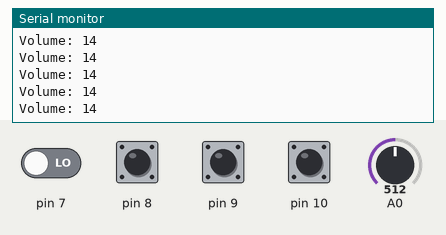
This sketch was run on a simulated Arduino Uno, built with avr-gcc and run on an emulated ATmega328P. On the bench: the last lines printed to the serial monitor. Inputs (shaded band) come from the test bench; at power-on: pin 8–10 HIGH, pin 7 LOW, A0 = 512. The audio player accepts every command and is not drawn.

Above: at 1.7 s.
1.8 s: pin 8 pulled LOW for 0.15 s
At 2.3 s:
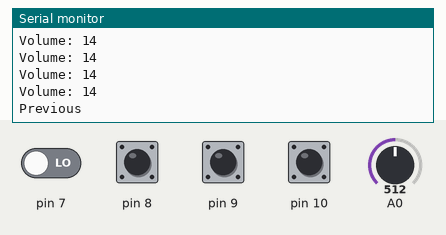
3.4 s: pin 9 pulled LOW for 0.15 s
At 3.9 s:
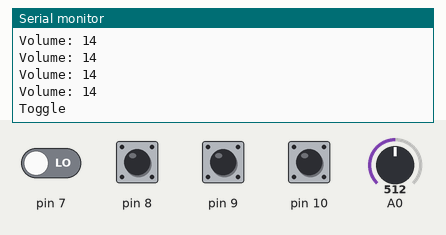
5.0 s: pin 10 pulled LOW for 0.15 s
At 5.5 s:
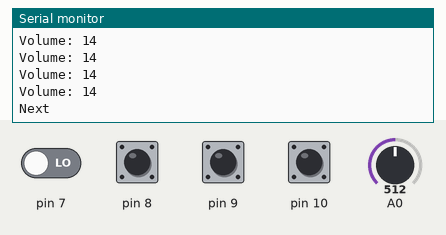
6.6 s: A0 set to 716
At 6.79 s:
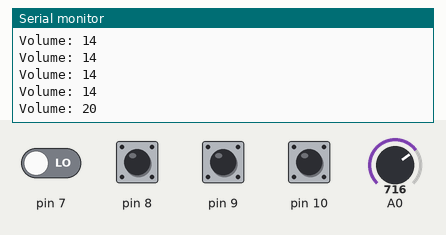
8.1 s: A0 set to 900
At 8.3 s:
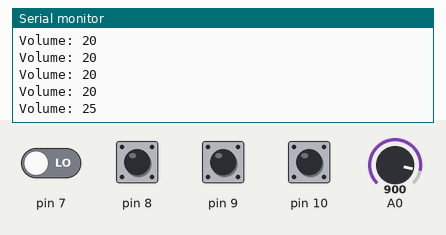
9.6 s: pin 8 pulled LOW for 0.15 s
At 10.1 s:
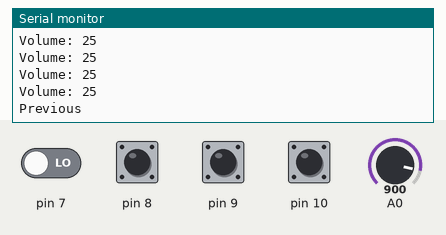
Timing chart, 0 to 12.6 s (numbered marks = the images above; inputs shaded):
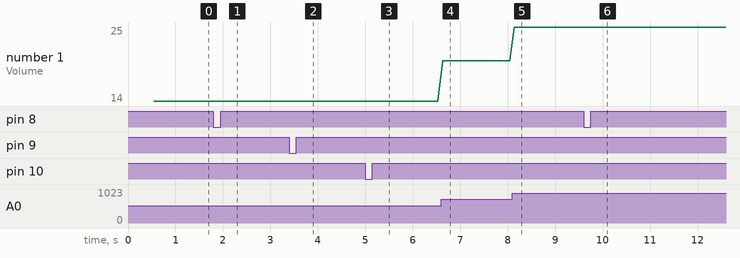

The sketch:

moxicbuild.ino
```cpp
#include "Arduino.h"
#include "SoftwareSerial.h"
#include "DFRobotDFPlayerMini.h"


byte volume = 22; //กำหนดระดับความดัง 0 - 30
byte prev_volume = -1;

SoftwareSerial mySoftwareSerial(3, 2); // TX, RX
DFRobotDFPlayerMini myDFPlayer;

bool isPause = false;
bool initi = true;

void setup()
{
  mySoftwareSerial.begin(9600);
  Serial.begin(115200);
  Serial.println();
  Serial.println(F("DFRobot DFPlayer Mini Demo"));
  Serial.println(F("Initializing DFPlayer ... (May take 3~5 seconds)"));
  if (!myDFPlayer.begin(mySoftwareSerial)) {
    Serial.println(F("Unable to begin:"));
    Serial.println(F("1.Please recheck the connection!"));
    Serial.println(F("2.Please insert the SD card!"));
    while(true);
  }
  Serial.println(F("DFPlayer Mini online."));
  myDFPlayer.setTimeOut(500);
  myDFPlayer.volume(volume);
  myDFPlayer.EQ(DFPLAYER_EQ_NORMAL);

  pinMode(8, INPUT_PULLUP);
  pinMode(9, INPUT_PULLUP);
  pinMode(10, INPUT_PULLUP);


}

void loop()
{
  int busyState = digitalRead(7);
  int sw_prev = digitalRead(8);
  int sw_toggle = digitalRead(9);
  int sw_next = digitalRead(10);
  int potValue = analogRead(A0);
  byte new_volume = potValue/35;

  if (initi) {
    Serial.println(F("Play Young Dumb"));
    myDFPlayer.play(1);
    initi = false;
  }
  if (sw_toggle == 0) {
    Serial.println(F("Toggle"));
    if (isPause) {
      myDFPlayer.start();
      isPause = !isPause;
    }
    else {
      myDFPlayer.pause();
      isPause = !isPause;
    }
    delay(500);
  }

  if (sw_next == 0) {
    Serial.println(F("Next"));
    myDFPlayer.next();
    delay(500);
  }

  if (sw_prev == 0) {
    Serial.println(F("Previous"));
    myDFPlayer.previous();
    delay(500);
  }

  Serial.print(F("Volume: "));
  Serial.println(new_volume);
  delay(100);

  if(new_volume != prev_volume){
    prev_volume = new_volume;
    myDFPlayer.volume(new_volume);
    delay(100);
  }
}
```

Measured:
- after the input at 1.8 s, the serial monitor: prints a new line after 0.06 s (image 1)
- after the input at 3.4 s, the serial monitor: prints a new line after 0.09 s (image 2)
- after the input at 5.0 s, the serial monitor: prints a new line after 0.09 s (image 3)
- after the input at 6.6 s, the serial monitor: prints a new line at once (image 4)
- after the input at 8.1 s, the serial monitor: prints a new line at once (image 5)
- after the input at 9.6 s, the serial monitor: prints a new line after 0.06 s (image 6)
- plotted number 1: 14 → 20 after the input at 6.6 s, 20 → 25 after the input at 8.1 s
